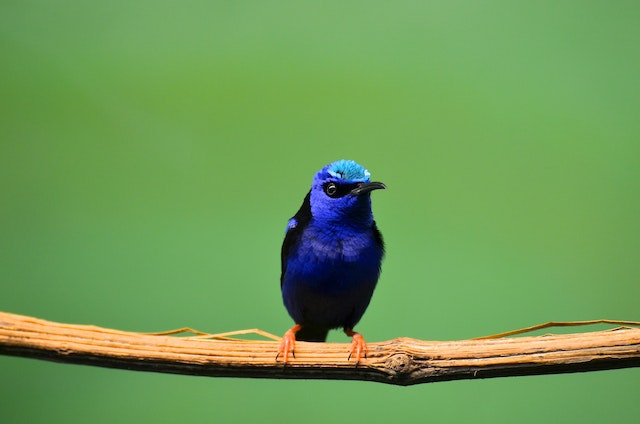
#> input picture Week10/DSPSb/bird.jpg, 640 x 424 px
$ jupyter execute --allow-errors Week10_ImagesDSPSb.ipynb
#> lines starting #> are read from the running program, lines starting #| are printed output that depends on the picture; after the words box and inside, x2 and y2 are one past the last pixel; in counts of white or black regions, pixels touching at a corner belong together
# Images - week 10
## computer images
Install the pillow package!

[cell 1]
from PIL import ImageColor

print(ImageColor.getcolor('blue', 'RGBA'))
print(ImageColor.getcolor('cyan', 'RGBA'))
print(ImageColor.getcolor('pink', 'RGBA'))

# https://pillow.readthedocs.io/

Concept of the exercise:
Downloading the file colours.txt from canvas
- AliceBlue
- AntiqueWhite
- Aqua
- ...
and create a csv-file in the following format
- Color, R, G, B, A
- AliceBlue, 240, 248, 255, 255
- AntiqueWhite, 250, 235, 215, 255

[cell 2]
from PIL import ImageColor
csvfile = open('colours.csv', "w")
csvfile.write("Colours, R, G, B, A\n")

#> (the rest of this cell did not finish here and is left out)

## Manipulating images

### Image properties

[cell 3]
from PIL import Image

img = Image.open("bird.jpg")
#> img is the input picture: PIL image 640x424 RGB; mean R, G, B 110.1, 154.3, 86.9
print(img)
#| <PIL.JpegImagePlugin.JpegImageFile image mode=RGB size=640x424 at 0x7FAAEA3ABD50>
print(img.height, img.width)
#| 424 640
print(img.size)
#| (640, 424)
width, height = img.size
#> width = 640; height = 424
print(width)
#| 640
print(img.filename)
#| bird.jpg
print(img.format)
#| JPEG

### changing formats
JPG - PNG - GIF

[cell 4]
print(img.format_description)
#| JPEG (ISO 10918)
img.save("bird.png")

pngimg = Image.open("bird.png")
print(pngimg.format_description)
#| Portable network graphics
pngimg.show()

### cropping images

[cell 5]
from PIL import Image
img = Image.open("bird.jpg")
img = img.crop((250, 150, 400, 400))
#> img: PIL image 150x250 RGB
img.save("LIL_birdie.jpg")
img.show()

### creating images

[cell 6]
from PIL import Image
img = Image.new('RGBA', (100, 200), 'purple')
#> img: PIL image 100x200 RGBA
img.show()
img.save("purple.png")

img = Image.new('RGBA', (20,20)) #transparant --> no colour
#> img: PIL image 20x20 RGBA; every value is 0
img.show()
img.save("transparant.png")

img = Image.new('RGBA', (200, 200), 'DarkSalmon')
#> img: PIL image 200x200 RGBA
img.show()
img.save("DarkSalmon.png")

### copying and pasting an image

[cell 7]
from PIL import Image

img = Image.open("bird.jpg")
crop = Image.open("LIL_birdie.jpg")
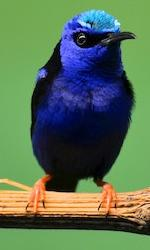
#> crop: PIL image 150x250 RGB; mean R, G, B 88.2, 111.5, 85

copying = img.copy()
copying.paste(crop, ((0,0)))
copying.paste(crop, (490, 0))
copying.show()
copying.save("bird2.jpg")

[cell 8]
#chessboard of lil birdies
from PIL import Image
cropped = Image.open("LIL_birdie.jpg")
copy = cropped.copy()

img = Image.new('RGBA', (cropped.width*10, cropped.height*10), "white")
#> img: PIL image 1500x2500 RGBA; every value is 255
for i in range(0,10):
    for j in range(0,10):
        if (i+j) % 2 == 0:
            img.paste(copy, (i * cropped.width, j * cropped.height))
        else:
            img.paste(copy.rotate(180), (i * cropped.width, j * cropped.height))
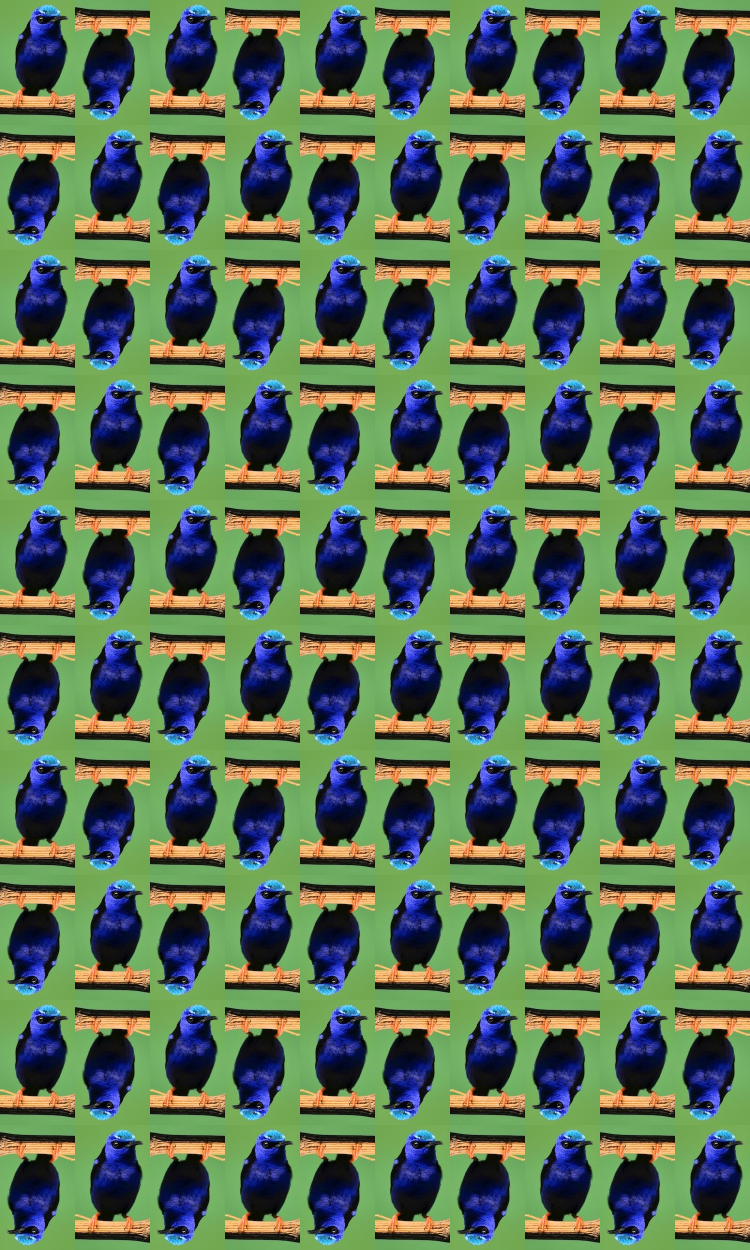
#> img: PIL image 1500x2500 RGBA (shown at 1/2 size); mean R, G, B, A 88.2, 111.5, 85, 255

img.show()
img.save("Chessbird.png")

### Transforming images

[cell 9]
from PIL import Image
img = Image.open("bird.jpg")

img.rotate(90).show() #90 to the left
img.rotate(180).show() #180 to the left
img.rotate(-90).show()

img.transpose(Image.FLIP_LEFT_RIGHT).show()
img.transpose(Image.FLIP_TOP_BOTTOM).show()
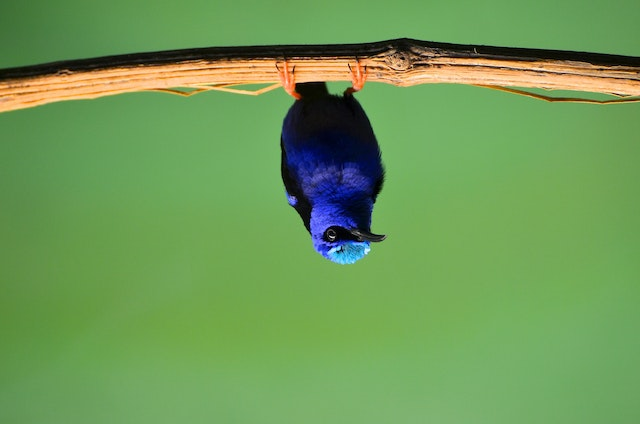
#> shown: PIL image 640x424 RGB; mean R, G, B 110.1, 154.3, 86.9

halfsize = img.resize((int(width/2), int(height/2)))
halfsize.save("half.jpg")

### Looping over images pixel by pixel
playing with colours

[cell 10]
from PIL import Image
img = Image.open("LIL_birdie.jpg")
for x in range(0, img.width):
    for y in range(0, img.height):
        r,g,b = img.getpixel((x,y))
        inverted = (255-r, 255-g, 255-b)
        img.putpixel((x,y), inverted)
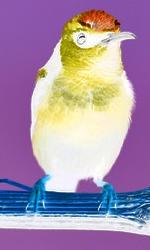
#> img: PIL image 150x250 RGB; mean R, G, B 166.8, 143.5, 170

img.save("inverted.png")

[cell 11]
from PIL import Image
img = Image.open("LIL_birdie.jpg")
red_img = Image.new("RGBA", img.size, "white")
#> red_img: PIL image 150x250 RGBA; every value is 255
without_blue = Image.new("RGBA", img.size, "white")
for x in range(0, img.width):
    for y in range(0, img.height):
        pixel = img.getpixel((x,y))
        red_img.putpixel((x,y), (255, pixel[1], pixel[2]))
        without_blue.putpixel((x,y), (pixel[0], pixel[1], 0))
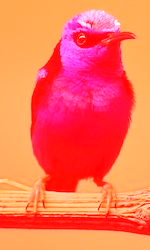
#> red_img: PIL image 150x250 RGBA; mean R, G, B, A 255, 111.5, 85, 255
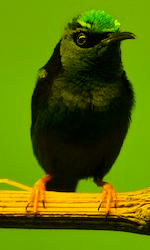
#> without_blue: PIL image 150x250 RGBA; mean R, G, B, A 88.2, 111.5, 0, 255

red_img.save("bird_red.gif")
without_blue.save("withoutBlueBird.gif")

### Converting images

[cell 12]
import cv2
import numpy as np

img = cv2.imread("bird.jpg")
#> img: shape (424, 640, 3)
print(img.shape)
#| (424, 640, 3)

#everything into grayscale
gray = cv2.cvtColor(img, cv2.COLOR_BGR2GRAY)
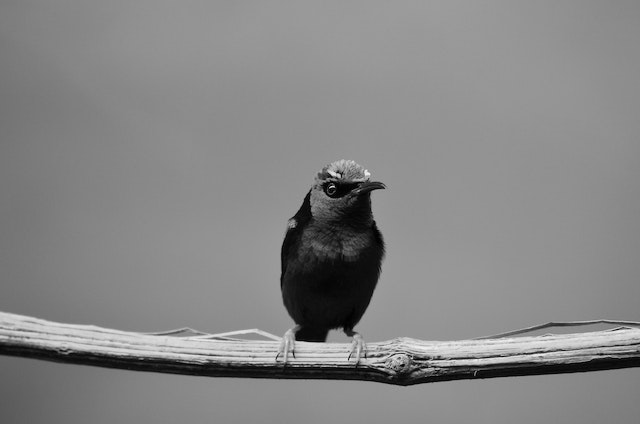
#> gray: shape (424, 640); min 0, max 243, mean 133.4
cv2.imwrite("bird_gray.jpg", gray)

#BGR to RGB
rgb = cv2.cvtColor(img, cv2.COLOR_BGR2RGB)
cv2.imwrite("bird_rgb.jpg", rgb)
#> Out = True

### Finding contours
Useful for shape analysis, measurements and finding boundaries

[cell 13]
import cv2
import numpy as np

#load the picture in grayscale
img = cv2.imread("bird.jpg")
gray = cv2.cvtColor(img, cv2.COLOR_BGR2GRAY)

#set a threshold for a binary image
ret, thresh = cv2.threshold(gray, 150, 255, 0)
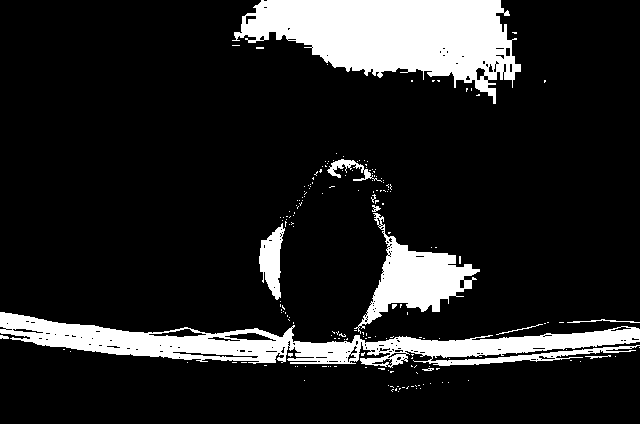
#> thresh: shape (424, 640); 14.1% white; 190 white regions (179 under 20 px)

#find contours
contours, hierarchy = cv2.findContours(thresh, cv2.RETR_TREE, cv2.CHAIN_APPROX_SIMPLE)
#> contours = 364 contours, 331 with area under 20; largest, box (x1, y1, x2, y2) and area: (232, 0, 521, 104) 16753, (0, 312, 640, 368) 13883, (354, 213, 480, 334) 4819, (259, 223, 285, 300) 1028, (148, 328, 207, 338) 261

#draw contour on image
contour_img = img.copy()
cv2.drawContours(contour_img, contours, -1, (0,255, 0) , 2)
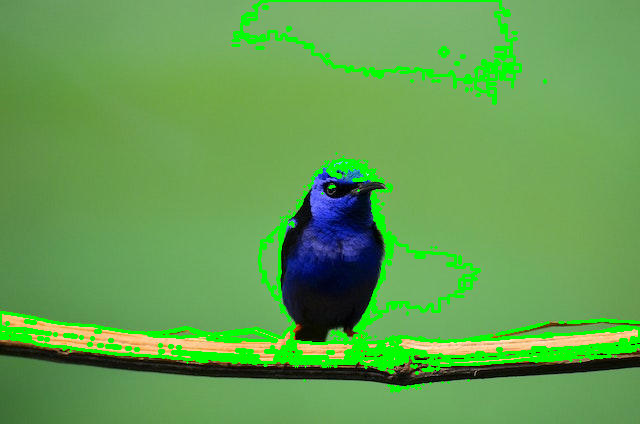
#> contour_img: shape (424, 640, 3); mean B, G, R 79.4, 161.2, 97.7
#(102, 51, 153)
cv2.imwrite("bird_contours.jpg", contour_img)
#> Out = True

[cell 14]
# finding edges / edging
#rapid change in brightness

import cv2

img = cv2.imread("bird.jpg")
gray = cv2.cvtColor(img, cv2.COLOR_BGR2GRAY)

edges = cv2.Canny(gray, 100, 200)
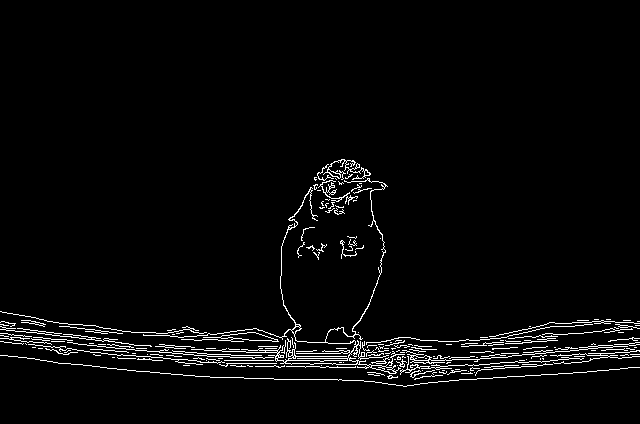
#> edges: shape (424, 640); 3.1% white in thin lines or dots, all inside (x1, y1, x2, y2) = (0, 159, 640, 387)
cv2.imwrite("bird_edges.png", edges)
#> Out = True
